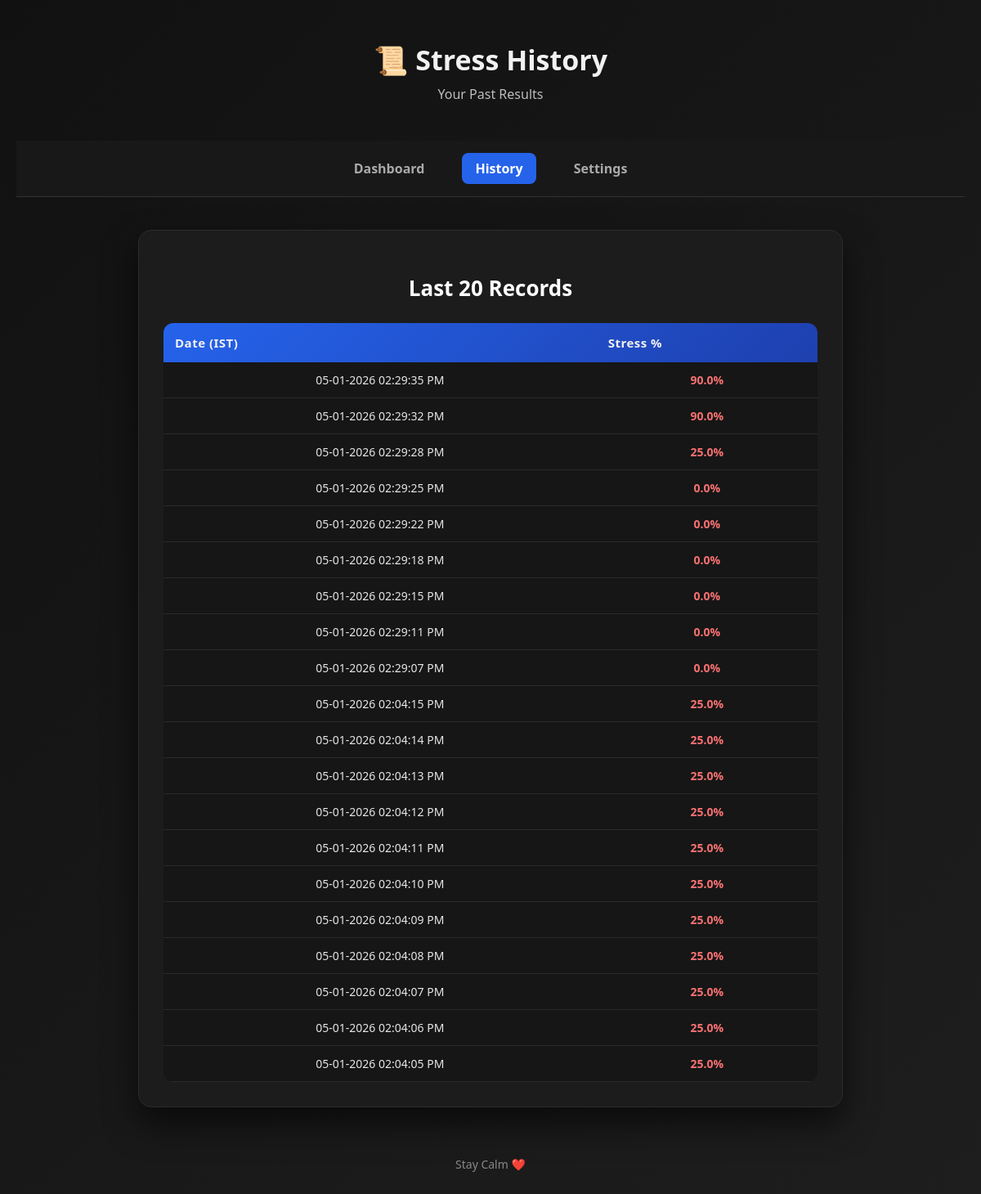
The app's page /history with its own data.
### app.py (models this page shows)
class StressRecord(db.Model):
    id = db.Column(db.Integer, primary_key=True)
    stress_value = db.Column(db.Float, nullable=False)
    created_at = db.Column(db.DateTime, default=datetime.utcnow)

### app.py (the view)
@app.route("/history")
def history_page():
    records = StressRecord.query.order_by(
        StressRecord.created_at.desc()
    ).limit(20).all()
    return render_template(
        "history.html",
        records=records,
        ist=pytz.timezone("Asia/Kolkata")
    )

### templates/history.html (shortened to what this page needs)
<!DOCTYPE html>
<html lang="en">
<head>
<link rel="stylesheet" href="{{ url_for('static', filename='style.css') }}">
</head>
<body>
<header>
  <h1>📜 Stress History</h1>
  <p class="tagline">Your Past Results</p>
</header>
<nav>
  <a href="{{ url_for('index') }}">Dashboard</a>
  <a class="active" href="{{ url_for('history_page') }}">History</a>
  <a href="{{ url_for('settings_page') }}">Settings</a>
</nav>
<main>
  <div class="history-container">
    <h2>Last 20 Records</h2>
    <table>
      <thead>
        <tr>
          <th>Date (IST)</th>
          <th>Stress %</th>
        </tr>
      </thead>
      <tbody>
        {% for r in records %}
        <tr>
          <td>
            {{ r.created_at.replace(tzinfo=None)
               .astimezone(ist)
               .strftime("%d-%m-%Y %I:%M:%S %p") }}
          </td>
          <td>{{ (r.stress_value * 100) | round(0) }}%</td>
        </tr>
        {% endfor %}
      </tbody>
    </table>
  </div>
</main>
<footer>Stay Calm ❤️</footer>
</body>
</html>

### static/style.css (style rules this page uses)
body { font-family: Arial, sans-serif; text-align: center; background: #1e1e1e; color: white; padding: 20px; margin: 0; }
body { margin: 0; font-family: "Segoe UI", Arial, sans-serif; background: linear-gradient(135deg, #111, #1e1e1e); color: #f1f1f1; }
header { text-align: center; padding: 30px 20px; }
header h1 { margin: 0; font-size: 34px; }
.tagline { color: #bdbdbd; margin-top: 8px; }
nav { display: flex; justify-content: center; gap: 30px; padding: 15px; background: #181818; border-bottom: 1px solid #333; }
nav a { color: #aaa; text-decoration: none; font-weight: 600; padding: 8px 16px; border-radius: 8px; transition: 0.3s; }
nav a.active { background: #2563eb; color: #fff; }
main { display: flex; justify-content: center; padding: 40px 20px; }
.history-container { width: 100%; max-width: 800px; background: #1c1c1c; border-radius: 16px; padding: 30px; box-shadow: 0 20px 40px rgba(0, 0, 0, 0.6); border: 1px solid #2c2c2c; }
.history-container h2 { text-align: center; margin-bottom: 25px; font-size: 26px; color: #ffffff; }
table { width: 100%; border-collapse: collapse; background: #161616; border-radius: 12px; overflow: hidden; }
thead { background: linear-gradient(135deg, #2563eb, #1e40af); }
th { padding: 14px; text-align: left; font-size: 15px; letter-spacing: 0.5px; }
td { padding: 12px 14px; border-bottom: 1px solid #2a2a2a; font-size: 14px; color: #e5e5e5; }
td:last-child { font-weight: bold; color: #f87171; }
footer { text-align: center; padding: 20px; color: #888; font-size: 14px; }

### records on screen
StressRecord: created_at.replace "05-01-2026 02:29:35 PM", (r.stress_value*100)|round(0) "90.0"
StressRecord: created_at.replace "05-01-2026 02:29:32 PM", (r.stress_value*100)|round(0) "90.0"
StressRecord: created_at.replace "05-01-2026 02:29:28 PM", (r.stress_value*100)|round(0) "25.0"
StressRecord: created_at.replace "05-01-2026 02:29:25 PM", (r.stress_value*100)|round(0) "0.0"
StressRecord: created_at.replace "05-01-2026 02:29:22 PM", (r.stress_value*100)|round(0) "0.0"
StressRecord: created_at.replace "05-01-2026 02:29:18 PM", (r.stress_value*100)|round(0) "0.0"
StressRecord: created_at.replace "05-01-2026 02:29:15 PM", (r.stress_value*100)|round(0) "0.0"
StressRecord: created_at.replace "05-01-2026 02:29:11 PM", (r.stress_value*100)|round(0) "0.0"
StressRecord: created_at.replace "05-01-2026 02:29:07 PM", (r.stress_value*100)|round(0) "0.0"
StressRecord: created_at.replace "05-01-2026 02:04:15 PM", (r.stress_value*100)|round(0) "25.0"
StressRecord: created_at.replace "05-01-2026 02:04:14 PM", (r.stress_value*100)|round(0) "25.0"
StressRecord: created_at.replace "05-01-2026 02:04:13 PM", (r.stress_value*100)|round(0) "25.0"
StressRecord: created_at.replace "05-01-2026 02:04:12 PM", (r.stress_value*100)|round(0) "25.0"
StressRecord: created_at.replace "05-01-2026 02:04:11 PM", (r.stress_value*100)|round(0) "25.0"
StressRecord: created_at.replace "05-01-2026 02:04:10 PM", (r.stress_value*100)|round(0) "25.0"
StressRecord: created_at.replace "05-01-2026 02:04:09 PM", (r.stress_value*100)|round(0) "25.0"
StressRecord: created_at.replace "05-01-2026 02:04:08 PM", (r.stress_value*100)|round(0) "25.0"
StressRecord: created_at.replace "05-01-2026 02:04:07 PM", (r.stress_value*100)|round(0) "25.0"
StressRecord: created_at.replace "05-01-2026 02:04:06 PM", (r.stress_value*100)|round(0) "25.0"
StressRecord: created_at.replace "05-01-2026 02:04:05 PM", (r.stress_value*100)|round(0) "25.0"
